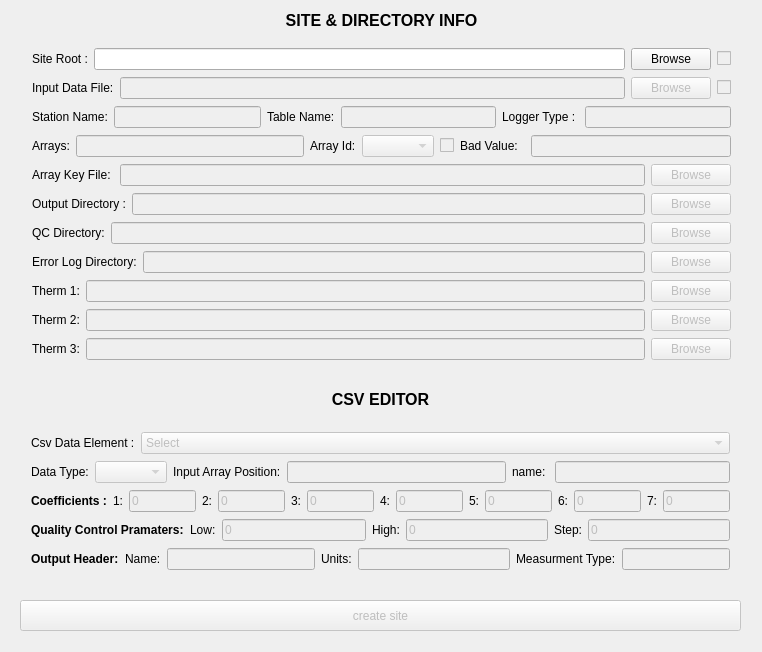
<?xml version="1.0" encoding="UTF-8"?>
<ui version="4.0">
 <class>site_creator</class>
 <widget class="QWidget" name="site_creator">
  <property name="geometry">
   <rect>
    <x>0</x>
    <y>0</y>
    <width>762</width>
    <height>652</height>
   </rect>
  </property>
  <property name="windowTitle">
   <string>site_creator</string>
  </property>
  <widget class="QPushButton" name="createSite">
   <property name="enabled">
    <bool>false</bool>
   </property>
   <property name="geometry">
    <rect>
     <x>20</x>
     <y>600</y>
     <width>721</width>
     <height>31</height>
    </rect>
   </property>
   <property name="text">
    <string>create site</string>
   </property>
  </widget>
  <widget class="QLabel" name="title1">
   <property name="geometry">
    <rect>
     <x>21</x>
     <y>11</y>
     <width>721</width>
     <height>19</height>
    </rect>
   </property>
   <property name="text">
    <string>&lt;html&gt;&lt;head/&gt;&lt;body&gt;&lt;p align=&quot;center&quot;&gt;&lt;span style=&quot; font-size:12pt; font-weight:600;&quot;&gt;SITE &amp;amp; DIRECTORY INFO&lt;/span&gt;&lt;/p&gt;&lt;/body&gt;&lt;/html&gt;</string>
   </property>
  </widget>
  <widget class="QLabel" name="label">
   <property name="geometry">
    <rect>
     <x>20</x>
     <y>390</y>
     <width>721</width>
     <height>19</height>
    </rect>
   </property>
   <property name="text">
    <string>&lt;html&gt;&lt;head/&gt;&lt;body&gt;&lt;p align=&quot;center&quot;&gt;&lt;span style=&quot; font-size:12pt; font-weight:600;&quot;&gt;CSV EDITOR&lt;/span&gt;&lt;/p&gt;&lt;/body&gt;&lt;/html&gt;</string>
   </property>
  </widget>
  <widget class="QWidget" name="layoutWidget">
   <property name="geometry">
    <rect>
     <x>21</x>
     <y>36</y>
     <width>721</width>
     <height>341</height>
    </rect>
   </property>
   <layout class="QVBoxLayout" name="dirInfo">
    <item>
     <layout class="QHBoxLayout" name="siteDir">
      <item>
       <widget class="QLabel" name="siteDir_label">
        <property name="text">
         <string>Site Root :</string>
        </property>
       </widget>
      </item>
      <item>
       <widget class="QLineEdit" name="siteDir_text">
        <property name="enabled">
         <bool>true</bool>
        </property>
       </widget>
      </item>
      <item>
       <widget class="QPushButton" name="siteDir_button">
        <property name="text">
         <string>Browse</string>
        </property>
        <property name="autoDefault">
         <bool>false</bool>
        </property>
        <property name="default">
         <bool>false</bool>
        </property>
        <property name="flat">
         <bool>false</bool>
        </property>
       </widget>
      </item>
      <item>
       <widget class="QCheckBox" name="siteDir_lock">
        <property name="enabled">
         <bool>false</bool>
        </property>
        <property name="text">
         <string/>
        </property>
       </widget>
      </item>
     </layout>
    </item>
    <item>
     <layout class="QHBoxLayout" name="inDFile">
      <item>
       <widget class="QLabel" name="inDFile_label">
        <property name="text">
         <string>Input Data File:</string>
        </property>
       </widget>
      </item>
      <item>
       <widget class="QLineEdit" name="inDFile_text">
        <property name="enabled">
         <bool>false</bool>
        </property>
       </widget>
      </item>
      <item>
       <widget class="QPushButton" name="inDFile_button">
        <property name="enabled">
         <bool>false</bool>
        </property>
        <property name="text">
         <string>Browse</string>
        </property>
       </widget>
      </item>
      <item>
       <widget class="QCheckBox" name="inDfile_lock">
        <property name="enabled">
         <bool>false</bool>
        </property>
        <property name="text">
         <string/>
        </property>
       </widget>
      </item>
     </layout>
    </item>
    <item>
     <layout class="QHBoxLayout" name="name_type">
      <item>
       <layout class="QHBoxLayout" name="name">
        <item>
         <widget class="QLabel" name="name_label">
          <property name="text">
           <string>Station Name:</string>
          </property>
         </widget>
        </item>
        <item>
         <widget class="QLineEdit" name="name_text">
          <property name="enabled">
           <bool>false</bool>
          </property>
         </widget>
        </item>
       </layout>
      </item>
      <item>
       <layout class="QHBoxLayout" name="tabelName">
        <item>
         <widget class="QLabel" name="tableName_label">
          <property name="text">
           <string>Table Name:</string>
          </property>
         </widget>
        </item>
        <item>
         <widget class="QLineEdit" name="tableName_text">
          <property name="enabled">
           <bool>false</bool>
          </property>
         </widget>
        </item>
       </layout>
      </item>
      <item>
       <layout class="QHBoxLayout" name="logType">
        <item>
         <widget class="QLabel" name="logType_label">
          <property name="text">
           <string>Logger Type : </string>
          </property>
         </widget>
        </item>
        <item>
         <widget class="QLineEdit" name="logType_text">
          <property name="enabled">
           <bool>false</bool>
          </property>
         </widget>
        </item>
       </layout>
      </item>
     </layout>
    </item>
    <item>
     <layout class="QHBoxLayout" name="arrayInfo">
      <item>
       <layout class="QHBoxLayout" name="arrays">
        <item>
         <widget class="QLabel" name="arrays_label">
          <property name="text">
           <string>Arrays:</string>
          </property>
         </widget>
        </item>
        <item>
         <widget class="QLineEdit" name="arrays_text">
          <property name="enabled">
           <bool>false</bool>
          </property>
         </widget>
        </item>
       </layout>
      </item>
      <item>
       <layout class="QHBoxLayout" name="arrayId">
        <item>
         <widget class="QLabel" name="ArrayId_label">
          <property name="text">
           <string>Array Id:</string>
          </property>
         </widget>
        </item>
        <item>
         <widget class="QComboBox" name="ArrayId_box">
          <property name="enabled">
           <bool>false</bool>
          </property>
         </widget>
        </item>
        <item>
         <widget class="QCheckBox" name="arrayId_lock">
          <property name="enabled">
           <bool>false</bool>
          </property>
          <property name="text">
           <string/>
          </property>
         </widget>
        </item>
       </layout>
      </item>
      <item>
       <layout class="QHBoxLayout" name="badVal">
        <item>
         <widget class="QLabel" name="badVal_label">
          <property name="text">
           <string>Bad Value:  </string>
          </property>
         </widget>
        </item>
        <item>
         <widget class="QLineEdit" name="badVal_text">
          <property name="enabled">
           <bool>false</bool>
          </property>
         </widget>
        </item>
       </layout>
      </item>
     </layout>
    </item>
    <item>
     <layout class="QHBoxLayout" name="keyFile">
      <item>
       <widget class="QLabel" name="keyFile_label">
        <property name="text">
         <string>Array Key File: </string>
        </property>
       </widget>
      </item>
      <item>
       <widget class="QLineEdit" name="keyFile_text">
        <property name="enabled">
         <bool>false</bool>
        </property>
       </widget>
      </item>
      <item>
       <widget class="QPushButton" name="keyFile_button">
        <property name="enabled">
         <bool>false</bool>
        </property>
        <property name="text">
         <string>Browse</string>
        </property>
       </widget>
      </item>
     </layout>
    </item>
    <item>
     <layout class="QHBoxLayout" name="outDir">
      <item>
       <widget class="QLabel" name="outDir_label">
        <property name="text">
         <string>Output Directory :</string>
        </property>
       </widget>
      </item>
      <item>
       <widget class="QLineEdit" name="outDir_text">
        <property name="enabled">
         <bool>false</bool>
        </property>
       </widget>
      </item>
      <item>
       <widget class="QPushButton" name="outDir_button">
        <property name="enabled">
         <bool>false</bool>
        </property>
        <property name="text">
         <string>Browse</string>
        </property>
       </widget>
      </item>
     </layout>
    </item>
    <item>
     <layout class="QHBoxLayout" name="qCDir">
      <item>
       <widget class="QLabel" name="qCDir_label">
        <property name="text">
         <string>QC Directory:</string>
        </property>
       </widget>
      </item>
      <item>
       <widget class="QLineEdit" name="qCDir_text">
        <property name="enabled">
         <bool>false</bool>
        </property>
       </widget>
      </item>
      <item>
       <widget class="QPushButton" name="qCDir_button">
        <property name="enabled">
         <bool>false</bool>
        </property>
        <property name="text">
         <string>Browse</string>
        </property>
       </widget>
      </item>
     </layout>
    </item>
    <item>
     <layout class="QHBoxLayout" name="errorDir">
      <item>
       <widget class="QLabel" name="errorDir_label">
        <property name="text">
         <string>Error Log Directory:</string>
        </property>
       </widget>
      </item>
      <item>
       <widget class="QLineEdit" name="errorDir_text">
        <property name="enabled">
         <bool>false</bool>
        </property>
       </widget>
      </item>
      <item>
       <widget class="QPushButton" name="errorDir_button">
        <property name="enabled">
         <bool>false</bool>
        </property>
        <property name="text">
         <string>Browse</string>
        </property>
       </widget>
      </item>
     </layout>
    </item>
    <item>
     <layout class="QHBoxLayout" name="therm_1">
      <item>
       <widget class="QLabel" name="therm_label_1">
        <property name="text">
         <string>Therm 1:</string>
        </property>
       </widget>
      </item>
      <item>
       <widget class="QLineEdit" name="therm_text_1">
        <property name="enabled">
         <bool>false</bool>
        </property>
       </widget>
      </item>
      <item>
       <widget class="QPushButton" name="therm_button_1">
        <property name="enabled">
         <bool>false</bool>
        </property>
        <property name="text">
         <string>Browse</string>
        </property>
       </widget>
      </item>
     </layout>
    </item>
    <item>
     <layout class="QHBoxLayout" name="therm_2">
      <item>
       <widget class="QLabel" name="therm_label_2">
        <property name="text">
         <string>Therm 2:</string>
        </property>
       </widget>
      </item>
      <item>
       <widget class="QLineEdit" name="therm_text_2">
        <property name="enabled">
         <bool>false</bool>
        </property>
       </widget>
      </item>
      <item>
       <widget class="QPushButton" name="therm_button_2">
        <property name="enabled">
         <bool>false</bool>
        </property>
        <property name="text">
         <string>Browse</string>
        </property>
       </widget>
      </item>
     </layout>
    </item>
    <item>
     <layout class="QHBoxLayout" name="therm_3">
      <item>
       <widget class="QLabel" name="therm_label_3">
        <property name="text">
         <string>Therm 3:</string>
        </property>
       </widget>
      </item>
      <item>
       <widget class="QLineEdit" name="therm_text_3">
        <property name="enabled">
         <bool>false</bool>
        </property>
       </widget>
      </item>
      <item>
       <widget class="QPushButton" name="therm_button_3">
        <property name="enabled">
         <bool>false</bool>
        </property>
        <property name="text">
         <string>Browse</string>
        </property>
       </widget>
      </item>
     </layout>
    </item>
   </layout>
  </widget>
  <widget class="QWidget" name="layoutWidget">
   <property name="geometry">
    <rect>
     <x>20</x>
     <y>420</y>
     <width>721</width>
     <height>163</height>
    </rect>
   </property>
   <layout class="QVBoxLayout" name="csvstuff">
    <item>
     <layout class="QHBoxLayout" name="csvSel">
      <item>
       <widget class="QLabel" name="csvSel_label">
        <property name="enabled">
         <bool>true</bool>
        </property>
        <property name="text">
         <string>Csv Data Element :</string>
        </property>
       </widget>
      </item>
      <item>
       <widget class="QComboBox" name="csvSel_box">
        <property name="enabled">
         <bool>false</bool>
        </property>
        <property name="sizePolicy">
         <sizepolicy hsizetype="Expanding" vsizetype="Fixed">
          <horstretch>0</horstretch>
          <verstretch>0</verstretch>
         </sizepolicy>
        </property>
        <item>
         <property name="text">
          <string>Select</string>
         </property>
        </item>
       </widget>
      </item>
     </layout>
    </item>
    <item>
     <layout class="QHBoxLayout" name="csvTypePos">
      <item>
       <layout class="QHBoxLayout" name="dataType">
        <item>
         <widget class="QLabel" name="dataType_label">
          <property name="text">
           <string>Data Type:</string>
          </property>
         </widget>
        </item>
        <item>
         <widget class="QComboBox" name="dataType_box">
          <property name="enabled">
           <bool>false</bool>
          </property>
         </widget>
        </item>
       </layout>
      </item>
      <item>
       <layout class="QHBoxLayout" name="pos">
        <item>
         <widget class="QLabel" name="pos_label">
          <property name="text">
           <string>Input Array Position:</string>
          </property>
         </widget>
        </item>
        <item>
         <widget class="QLineEdit" name="pos_edit">
          <property name="enabled">
           <bool>false</bool>
          </property>
         </widget>
        </item>
        <item>
         <layout class="QHBoxLayout" name="Row">
          <item>
           <widget class="QLabel" name="row_label">
            <property name="text">
             <string>name: </string>
            </property>
           </widget>
          </item>
          <item>
           <widget class="QLineEdit" name="row_text">
            <property name="enabled">
             <bool>false</bool>
            </property>
           </widget>
          </item>
         </layout>
        </item>
       </layout>
      </item>
     </layout>
    </item>
    <item>
     <layout class="QHBoxLayout" name="coefs">
      <item>
       <widget class="QLabel" name="major_label_coef">
        <property name="text">
         <string>&lt;html&gt;&lt;head/&gt;&lt;body&gt;&lt;p&gt;&lt;span style=&quot; font-weight:600;&quot;&gt;Coefficients :&lt;/span&gt;&lt;/p&gt;&lt;/body&gt;&lt;/html&gt;</string>
        </property>
       </widget>
      </item>
      <item>
       <layout class="QHBoxLayout" name="coef">
        <item>
         <widget class="QLabel" name="coef_label">
          <property name="text">
           <string>1:</string>
          </property>
         </widget>
        </item>
        <item>
         <widget class="QLineEdit" name="coef_text">
          <property name="enabled">
           <bool>false</bool>
          </property>
          <property name="text">
           <string>0</string>
          </property>
         </widget>
        </item>
       </layout>
      </item>
      <item>
       <layout class="QHBoxLayout" name="coef_2">
        <item>
         <widget class="QLabel" name="coef_label_2">
          <property name="text">
           <string>2:</string>
          </property>
         </widget>
        </item>
        <item>
         <widget class="QLineEdit" name="coef_text_2">
          <property name="enabled">
           <bool>false</bool>
          </property>
          <property name="text">
           <string>0</string>
          </property>
         </widget>
        </item>
       </layout>
      </item>
      <item>
       <layout class="QHBoxLayout" name="coef_3">
        <item>
         <widget class="QLabel" name="coef_label_3">
          <property name="text">
           <string>3:</string>
          </property>
         </widget>
        </item>
        <item>
         <widget class="QLineEdit" name="coef_text_3">
          <property name="enabled">
           <bool>false</bool>
          </property>
          <property name="text">
           <string>0</string>
          </property>
         </widget>
        </item>
       </layout>
      </item>
      <item>
       <layout class="QHBoxLayout" name="coef_4">
        <item>
         <widget class="QLabel" name="coef_label_4">
          <property name="text">
           <string>4:</string>
          </property>
         </widget>
        </item>
        <item>
         <widget class="QLineEdit" name="coef_text_4">
          <property name="enabled">
           <bool>false</bool>
          </property>
          <property name="text">
           <string>0</string>
          </property>
         </widget>
        </item>
       </layout>
      </item>
      <item>
       <layout class="QHBoxLayout" name="coef_5">
        <item>
         <widget class="QLabel" name="coef_label_5">
          <property name="text">
           <string>5:</string>
          </property>
         </widget>
        </item>
        <item>
         <widget class="QLineEdit" name="coef_text_5">
          <property name="enabled">
           <bool>false</bool>
          </property>
          <property name="text">
           <string>0</string>
          </property>
         </widget>
        </item>
       </layout>
      </item>
      <item>
       <layout class="QHBoxLayout" name="coef_6">
        <item>
         <widget class="QLabel" name="coef_label_6">
          <property name="text">
           <string>6:</string>
          </property>
         </widget>
        </item>
        <item>
         <widget class="QLineEdit" name="coef_text_6">
          <property name="enabled">
           <bool>false</bool>
          </property>
          <property name="text">
           <string>0</string>
          </property>
         </widget>
        </item>
       </layout>
      </item>
      <item>
       <layout class="QHBoxLayout" name="coef_7">
        <item>
         <widget class="QLabel" name="coef_label_7">
          <property name="text">
           <string>7:</string>
          </property>
         </widget>
        </item>
        <item>
         <widget class="QLineEdit" name="coef_text_7">
          <property name="enabled">
           <bool>false</bool>
          </property>
          <property name="text">
           <string>0</string>
          </property>
         </widget>
        </item>
       </layout>
      </item>
     </layout>
    </item>
    <item>
     <layout class="QHBoxLayout" name="qc">
      <item>
       <widget class="QLabel" name="major_label_qc">
        <property name="text">
         <string>&lt;html&gt;&lt;head/&gt;&lt;body&gt;&lt;p&gt;&lt;span style=&quot; font-weight:600;&quot;&gt;Quality Control Pramaters:&lt;/span&gt;&lt;/p&gt;&lt;/body&gt;&lt;/html&gt;</string>
        </property>
       </widget>
      </item>
      <item>
       <layout class="QHBoxLayout" name="qcLow">
        <item>
         <widget class="QLabel" name="qcLow_label">
          <property name="text">
           <string>Low:</string>
          </property>
         </widget>
        </item>
        <item>
         <widget class="QLineEdit" name="qcLow_text">
          <property name="enabled">
           <bool>false</bool>
          </property>
          <property name="text">
           <string>0</string>
          </property>
         </widget>
        </item>
       </layout>
      </item>
      <item>
       <layout class="QHBoxLayout" name="qcHigh">
        <item>
         <widget class="QLabel" name="qcHigh_label">
          <property name="text">
           <string>High:</string>
          </property>
         </widget>
        </item>
        <item>
         <widget class="QLineEdit" name="qcHigh_text">
          <property name="enabled">
           <bool>false</bool>
          </property>
          <property name="text">
           <string>0</string>
          </property>
         </widget>
        </item>
       </layout>
      </item>
      <item>
       <layout class="QHBoxLayout" name="qcStep">
        <item>
         <widget class="QLabel" name="qcStep_label">
          <property name="text">
           <string>Step:</string>
          </property>
         </widget>
        </item>
        <item>
         <widget class="QLineEdit" name="qcStep_Edit">
          <property name="enabled">
           <bool>false</bool>
          </property>
          <property name="text">
           <string>0</string>
          </property>
         </widget>
        </item>
       </layout>
      </item>
     </layout>
    </item>
    <item>
     <layout class="QHBoxLayout" name="header">
      <item>
       <widget class="QLabel" name="major_label_header">
        <property name="text">
         <string>&lt;html&gt;&lt;head/&gt;&lt;body&gt;&lt;p&gt;&lt;span style=&quot; font-weight:600;&quot;&gt;Output Header:&lt;/span&gt;&lt;/p&gt;&lt;/body&gt;&lt;/html&gt;</string>
        </property>
       </widget>
      </item>
      <item>
       <layout class="QHBoxLayout" name="hName">
        <item>
         <widget class="QLabel" name="hName_label">
          <property name="text">
           <string>Name:</string>
          </property>
         </widget>
        </item>
        <item>
         <widget class="QLineEdit" name="hName_text">
          <property name="enabled">
           <bool>false</bool>
          </property>
         </widget>
        </item>
       </layout>
      </item>
      <item>
       <layout class="QHBoxLayout" name="hUnits">
        <item>
         <widget class="QLabel" name="hUnits_label">
          <property name="text">
           <string>Units:</string>
          </property>
         </widget>
        </item>
        <item>
         <widget class="QLineEdit" name="hUnits_text">
          <property name="enabled">
           <bool>false</bool>
          </property>
         </widget>
        </item>
       </layout>
      </item>
      <item>
       <layout class="QHBoxLayout" name="hMeas">
        <item>
         <widget class="QLabel" name="hMeas_label">
          <property name="text">
           <string>Measurment Type:</string>
          </property>
         </widget>
        </item>
        <item>
         <widget class="QLineEdit" name="hMeas_text">
          <property name="enabled">
           <bool>false</bool>
          </property>
         </widget>
        </item>
       </layout>
      </item>
     </layout>
    </item>
   </layout>
  </widget>
  <zorder>title1</zorder>
  <zorder>label</zorder>
  <zorder>layoutWidget</zorder>
  <zorder>layoutWidget</zorder>
  <zorder>createSite</zorder>
 </widget>
 <layoutdefault spacing="6" margin="11"/>
 <resources/>
 <connections/>
</ui>
